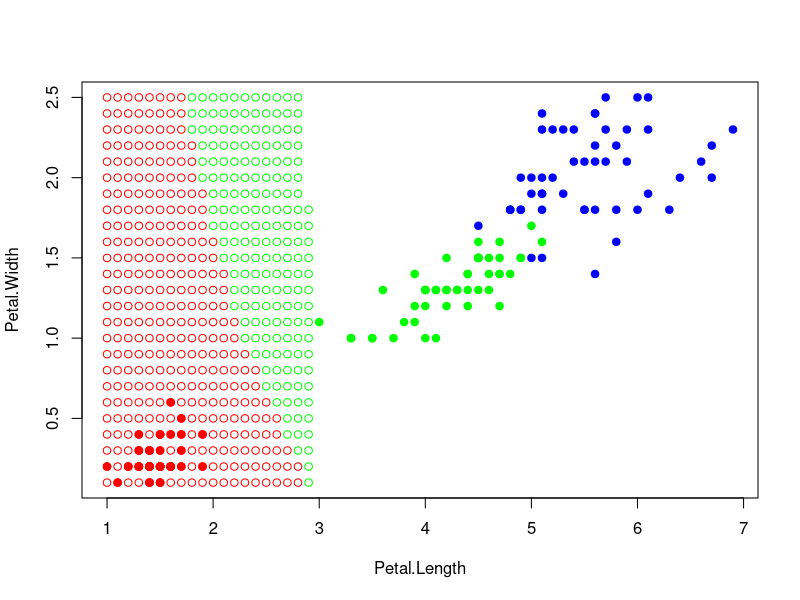

Reproduce this figure in R. (Note: a time limit stopped this script after it produced the figure.)
euclidDist <- function(u, v) {
  sqrt(sum((u - v)^2))
}

sortObjectsByDist <- function(xl, u) {
  l <- dim(xl)[1]
  n <- dim(xl)[2] - 1
  # формируем матрицу расстояний состоящую из индекса и расстояния евклида из выборки для некоторой точки
  distances <- matrix(NA, l, 2)
  for (i in 1:l) {
    distances[i, ] <- c(i, euclidDist(xl[i, 1:n], u))
  }
  
  # сортируем по расстоянию
  orderedXl <- xl[order(distances[, 2]), ]
  return (orderedXl);
}

KWNN <- function(xl, u, k, q) {
  n <- dim(xl)[2]
  orderedXl <- sortObjectsByDist(xl, u)
  
  classes <- orderedXl[1:k, n]
  counts <- table(orderedXl[0, 3])
  
 # View(classes)
  
  for(i in 1:k) {
    w <- q^i
    counts[classes[i]] <- counts[classes[i]] + w
  }
  
  #View(counts)
  
  class <- names(which.max(counts))
  return(class)
}

kwnnPlot <- function(xl, u, k, q) {
  colors <- c("setosa" = "red", "versicolor" = "green3", "virginica" = "blue")
  
  plot(iris[, 3:4], pch = 20, bg = colors[iris$Species], col = colors[iris$Species], asp = 1)
  
  class <- KWNN(xl, u, k, q)
  points(u[1], u[2], pch = 25, bg = colors[class], asp = 1)
}

classiFicationMap <- function(xl) {
  colors <- c("setosa" = "red", "versicolor" = "green", "virginica" = "blue")
  plot(xl[1:2], pch = 21, col = colors[xl$Species], bg = colors[xl$Species])
  
  for (i in seq(1.0, 7.0, 0.1)) {
    for (j in seq(0.1, 2.5, 0.1)) {
      u <- c(i, j)
      cl <- KWNN(xl, u, 6, 0.5)
      points(i, j, pch = 21, col = colors[cl])
    }
  }
} 

xl <- iris[, 3:5]
u <- c(3, 0)
k <- 6
q <- 0.5

#kwnnPlot(xl, u, k, q)

classiFicationMap(xl)
